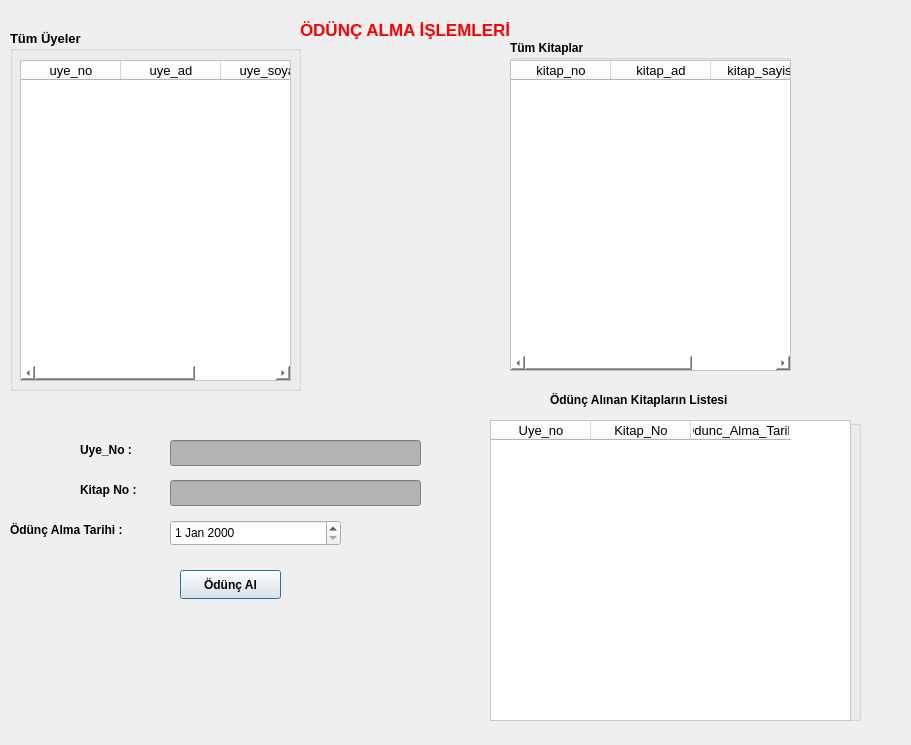
<?xml version="1.0" encoding="UTF-8"?>
<ui version="4.0">
 <class>Dialog3</class>
 <widget class="QDialog" name="Dialog3">
  <property name="geometry">
   <rect>
    <x>0</x>
    <y>0</y>
    <width>911</width>
    <height>745</height>
   </rect>
  </property>
  <property name="windowTitle">
   <string>Dialog</string>
  </property>
  <widget class="QLabel" name="label">
   <property name="geometry">
    <rect>
     <x>300</x>
     <y>20</y>
     <width>301</width>
     <height>20</height>
    </rect>
   </property>
   <property name="font">
    <font>
     <pointsize>13</pointsize>
     <bold>true</bold>
    </font>
   </property>
   <property name="styleSheet">
    <string notr="true">color: rgb(255, 0, 0);</string>
   </property>
   <property name="text">
    <string>ÖDÜNÇ ALMA İŞLEMLERİ</string>
   </property>
  </widget>
  <widget class="QGroupBox" name="GroupBox">
   <property name="geometry">
    <rect>
     <x>510</x>
     <y>40</y>
     <width>281</width>
     <height>331</height>
    </rect>
   </property>
   <property name="font">
    <font>
     <bold>true</bold>
    </font>
   </property>
   <property name="title">
    <string>Tüm Kitaplar</string>
   </property>
   <widget class="QTableWidget" name="TblKitaplar">
    <property name="geometry">
     <rect>
      <x>0</x>
      <y>20</y>
      <width>281</width>
      <height>311</height>
     </rect>
    </property>
    <property name="font">
     <font>
      <pointsize>10</pointsize>
      <bold>false</bold>
     </font>
    </property>
    <property name="styleSheet">
     <string notr="true">background-color: rgb(255, 255, 255);</string>
    </property>
    <property name="editTriggers">
     <set>QAbstractItemView::EditTrigger::NoEditTriggers</set>
    </property>
    <property name="selectionBehavior">
     <enum>QAbstractItemView::SelectionBehavior::SelectRows</enum>
    </property>
    <column>
     <property name="text">
      <string>kitap_no</string>
     </property>
    </column>
    <column>
     <property name="text">
      <string>kitap_ad</string>
     </property>
    </column>
    <column>
     <property name="text">
      <string>kitap_sayisi</string>
     </property>
    </column>
   </widget>
  </widget>
  <widget class="QGroupBox" name="groupBox">
   <property name="geometry">
    <rect>
     <x>10</x>
     <y>30</y>
     <width>291</width>
     <height>361</height>
    </rect>
   </property>
   <property name="font">
    <font>
     <pointsize>10</pointsize>
     <bold>true</bold>
    </font>
   </property>
   <property name="title">
    <string>Tüm Üyeler</string>
   </property>
   <widget class="QTableWidget" name="TblUyeler">
    <property name="geometry">
     <rect>
      <x>10</x>
      <y>30</y>
      <width>271</width>
      <height>321</height>
     </rect>
    </property>
    <property name="font">
     <font>
      <pointsize>10</pointsize>
      <bold>false</bold>
     </font>
    </property>
    <property name="styleSheet">
     <string notr="true">background-color: rgb(255, 255, 255);</string>
    </property>
    <property name="editTriggers">
     <set>QAbstractItemView::EditTrigger::NoEditTriggers</set>
    </property>
    <property name="selectionBehavior">
     <enum>QAbstractItemView::SelectionBehavior::SelectRows</enum>
    </property>
    <column>
     <property name="text">
      <string>uye_no</string>
     </property>
    </column>
    <column>
     <property name="text">
      <string>uye_ad</string>
     </property>
    </column>
    <column>
     <property name="text">
      <string>uye_soyad</string>
     </property>
    </column>
   </widget>
  </widget>
  <widget class="QGroupBox" name="GroupBox_2">
   <property name="geometry">
    <rect>
     <x>490</x>
     <y>420</y>
     <width>371</width>
     <height>301</height>
    </rect>
   </property>
   <property name="title">
    <string/>
   </property>
   <widget class="QTableWidget" name="txtKitapOduncDurumu">
    <property name="geometry">
     <rect>
      <x>0</x>
      <y>0</y>
      <width>361</width>
      <height>301</height>
     </rect>
    </property>
    <property name="font">
     <font>
      <pointsize>10</pointsize>
      <bold>false</bold>
     </font>
    </property>
    <property name="styleSheet">
     <string notr="true">background-color: rgb(255, 255, 255);</string>
    </property>
    <property name="editTriggers">
     <set>QAbstractItemView::EditTrigger::NoEditTriggers</set>
    </property>
    <property name="selectionBehavior">
     <enum>QAbstractItemView::SelectionBehavior::SelectRows</enum>
    </property>
    <column>
     <property name="text">
      <string>Uye_no</string>
     </property>
    </column>
    <column>
     <property name="text">
      <string>Kitap_No</string>
     </property>
    </column>
    <column>
     <property name="text">
      <string>Odunc_Alma_Tarihi</string>
     </property>
    </column>
   </widget>
  </widget>
  <widget class="QLabel" name="label_5">
   <property name="geometry">
    <rect>
     <x>550</x>
     <y>390</y>
     <width>331</width>
     <height>20</height>
    </rect>
   </property>
   <property name="font">
    <font>
     <bold>true</bold>
    </font>
   </property>
   <property name="text">
    <string>Ödünç Alınan Kitapların Listesi</string>
   </property>
  </widget>
  <widget class="QLabel" name="label_4">
   <property name="geometry">
    <rect>
     <x>80</x>
     <y>440</y>
     <width>81</width>
     <height>20</height>
    </rect>
   </property>
   <property name="font">
    <font>
     <bold>true</bold>
    </font>
   </property>
   <property name="text">
    <string>Uye_No :</string>
   </property>
  </widget>
  <widget class="QLineEdit" name="txtKitapNo">
   <property name="geometry">
    <rect>
     <x>170</x>
     <y>480</y>
     <width>251</width>
     <height>26</height>
    </rect>
   </property>
   <property name="styleSheet">
    <string notr="true">background-color: rgb(179, 179, 179);</string>
   </property>
  </widget>
  <widget class="QLabel" name="label_2">
   <property name="geometry">
    <rect>
     <x>80</x>
     <y>480</y>
     <width>81</width>
     <height>20</height>
    </rect>
   </property>
   <property name="font">
    <font>
     <bold>true</bold>
    </font>
   </property>
   <property name="text">
    <string>Kitap No :</string>
   </property>
  </widget>
  <widget class="QLineEdit" name="txtUyeNo">
   <property name="geometry">
    <rect>
     <x>170</x>
     <y>440</y>
     <width>251</width>
     <height>26</height>
    </rect>
   </property>
   <property name="styleSheet">
    <string notr="true">background-color: rgb(179, 179, 179);</string>
   </property>
   <property name="readOnly">
    <bool>true</bool>
   </property>
  </widget>
  <widget class="QLabel" name="label_3">
   <property name="geometry">
    <rect>
     <x>10</x>
     <y>520</y>
     <width>151</width>
     <height>20</height>
    </rect>
   </property>
   <property name="font">
    <font>
     <bold>true</bold>
    </font>
   </property>
   <property name="text">
    <string>Ödünç Alma Tarihi :</string>
   </property>
  </widget>
  <widget class="QPushButton" name="BtnOduncVer">
   <property name="geometry">
    <rect>
     <x>180</x>
     <y>570</y>
     <width>101</width>
     <height>29</height>
    </rect>
   </property>
   <property name="font">
    <font>
     <bold>true</bold>
    </font>
   </property>
   <property name="text">
    <string>Ödünç Al</string>
   </property>
  </widget>
  <widget class="QDateEdit" name="dateEdit">
   <property name="geometry">
    <rect>
     <x>170</x>
     <y>520</y>
     <width>171</width>
     <height>26</height>
    </rect>
   </property>
  </widget>
 </widget>
 <resources/>
 <connections/>
</ui>
